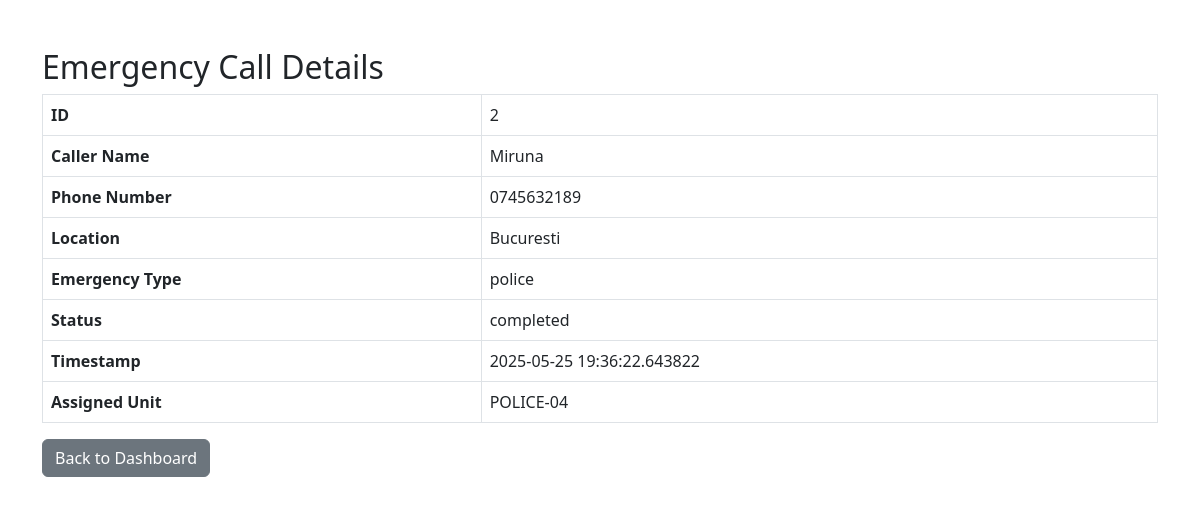
The page /call/2 on the database its author committed.
### models.py (models this page shows, shortened)
class EmergencyCall(db.Model):
    __tablename__ = 'emergency_call'
    id = db.Column(db.Integer, primary_key=True)
    caller_name = db.Column(db.String(100), nullable=False)
    phone_number = db.Column(db.String(20), nullable=False)
    location = db.Column(db.String(200), nullable=False)
    emergency_type = db.Column(db.Enum(EmergencyType), nullable=False)
    timestamp = db.Column(db.DateTime, default=datetime.datetime.utcnow)
    status = db.Column(db.Enum(CallStatus), default=CallStatus.LOGGED)
    unit_id = db.Column(db.Integer, db.ForeignKey('emergency_unit.id'))
    unit = db.relationship("EmergencyUnit", back_populates="calls")
    reports = db.relationship("InterventionReport", back_populates="call")

class EmergencyUnit(db.Model):
    __tablename__ = 'emergency_unit'
    id = db.Column(db.Integer, primary_key=True)
    unit_id = db.Column(db.String(50), unique=True, nullable=False)  # unitID from UML
    service_type = db.Column(db.Enum(EmergencyType), nullable=False)  # serviceType from UML
    availability_status = db.Column(db.Boolean, default=True)  # availabilityStatus from UML
    intervention_report = db.Column(db.String(500))  # interventionReport from UML
    last_update = db.Column(db.DateTime, default=datetime.datetime.utcnow)  # lastUpdate from UML
    calls = db.relationship("EmergencyCall", back_populates="unit")

### app.py (the view)
@app.route("/call/<int:call_id>")
def view_call(call_id):
    call = EmergencyCall.query.get_or_404(call_id)
    return render_template("view_call.html", call=call)

### templates/view_call.html (shortened to what this page needs)
<!DOCTYPE html>
<html lang="en">
<head>
    <link rel="stylesheet" href="https://cdn.jsdelivr.net/npm/bootstrap@5.3.0/dist/css/bootstrap.min.css">
</head>
<body>
<div class="container mt-5">
    <h2>Emergency Call Details</h2>
    <table class="table table-bordered">
        <tr>
            <th>ID</th>
            <td>{{ call.id }}</td>
        </tr>
        <tr>
            <th>Caller Name</th>
            <td>{{ call.caller_name }}</td>
        </tr>
        <tr>
            <th>Phone Number</th>
            <td>{{ call.phone_number }}</td>
        </tr>
        <tr>
            <th>Location</th>
            <td>{{ call.location }}</td>
        </tr>
        <tr>
            <th>Emergency Type</th>
            <td>{{ call.emergency_type.value }}</td>
        </tr>
        <tr>
            <th>Status</th>
            <td>{{ call.status.value }}</td>
        </tr>
        <tr>
            <th>Timestamp</th>
            <td>{{ call.timestamp }}</td>
        </tr>
        <tr>
            <th>Assigned Unit</th>
            <td>{{ call.unit.unit_id if call.unit else "None" }}</td>
        </tr>
    </table>
    <a href="{{ url_for('index') }}" class="btn btn-secondary">Back to Dashboard</a>
</div>
</body>
</html>

### rows shown on the page
EmergencyCall: id "2", caller_name "Miruna", phone_number "0745632189", location "Bucuresti", emergency_type.value "police", status.value "completed", timestamp "2025-05-25 19:36:22.643822"
EmergencyUnit: unit "POLICE-04"
